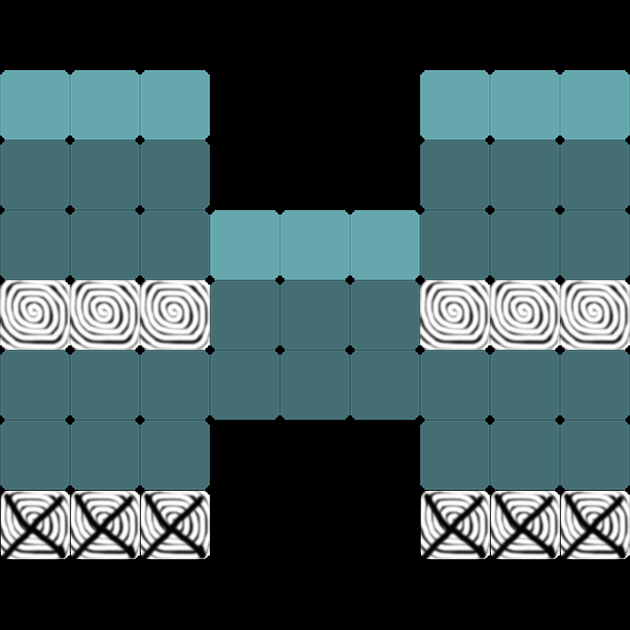

Rendered tile map (Tiled .tmx) drawn with the repository's tilesets; below, a short description and the map source with its tile grids summarised:
An orthogonal 9x9 tile map with 70x70 px tiles, 2 tile layers (gridLayer, producerLayer), 1 hidden layer not drawn.

<map version="1.0" orientation="orthogonal" renderorder="right-down" width="9" height="9" tilewidth="70" tileheight="70">
 <tileset firstgid="1" name="sushi" tilewidth="70" tileheight="70" spacing="2" margin="2">
  <image source="../w640/sushi.png" width="722" height="218" />
 </tileset>
 <layer name="gridLayer" width="9" height="9">
  <data>[81 cells, 51 non-empty, 3 distinct tile ids]</data>
 </layer>
 <layer name="clipperLayer" width="9" height="9" visible="0">
  <data>[81 cells, 51 non-empty, 1 distinct tile ids]</data>
 </layer>
 <layer name="producerLayer" width="9" height="9">
  <data>[81 cells, 9 non-empty, 1 distinct tile ids]</data>
 </layer>
</map>
